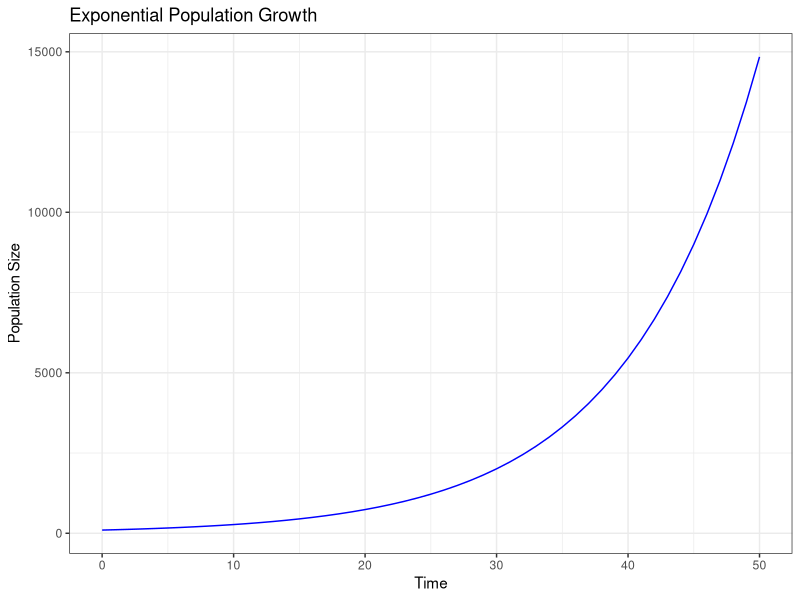
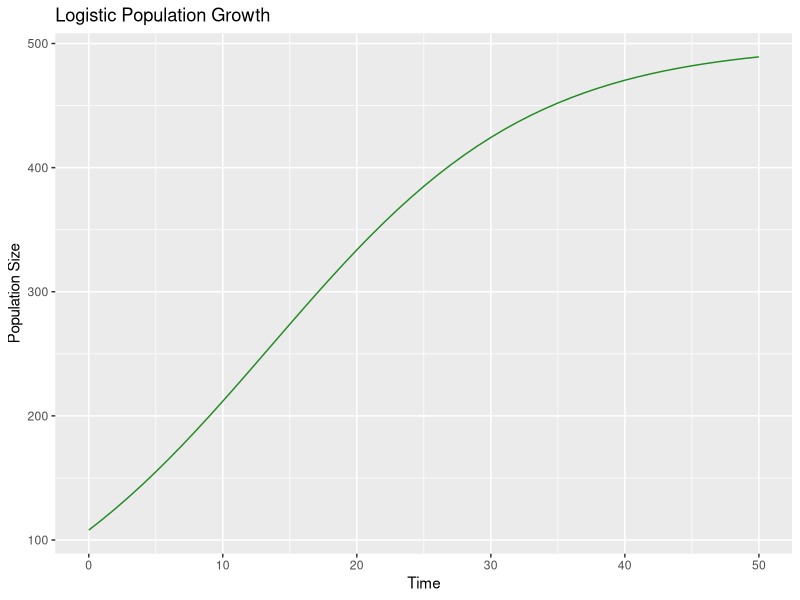
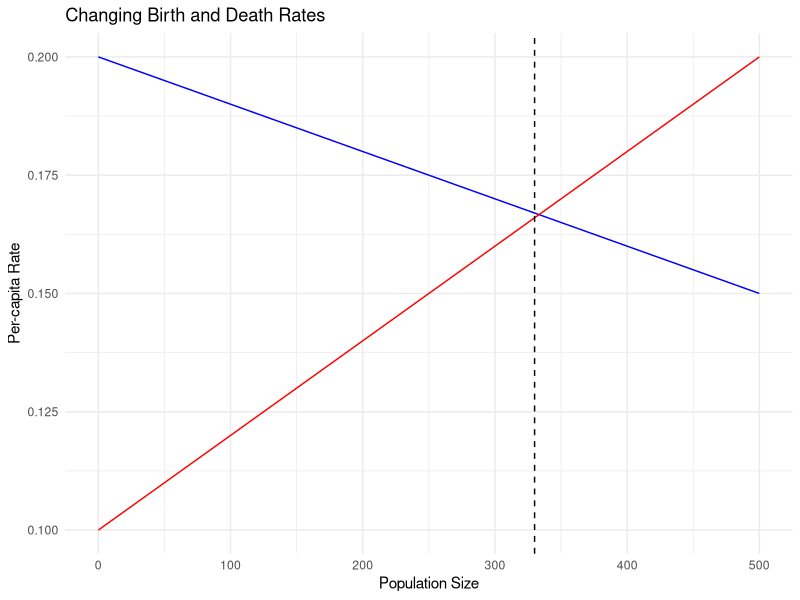

The R script that drew these images, in order:
## ---- chunk 1
library(ggplot2)
## ---- chunk 2
# Define parameters
N0 <- 100 # Initial population size
r <- 0.1 # Growth rate
time <- seq(0, 50, by = 1) # Time period

# Calculate population size
Nt <- N0 * exp(r * time)

# Create data frame
df <- data.frame(time, Nt)

# Plot
ggplot(df, aes(x = time, y = Nt)) +
  geom_line(color = "blue") +
  labs(title = "Exponential Population Growth",
       x = "Time",
       y = "Population Size") +
  theme_bw()
## ---- chunk 3
# Define parameters
K <- 500 # Carrying capacity

# Define logistic growth function
logistic_growth <- function(N, r, K) {
  r * N * (1 - (N / K))
}

# Simulate logistic growth
simulated_data <- data.frame(time = time)
simulated_data$Nt <- NA

N <- N0
for (i in 1:length(time)) {
  dNdt <- logistic_growth(N, r, K)
  N <- N + dNdt
  simulated_data$Nt[i] <- N
}

# Plot
ggplot(simulated_data, aes(x = time, y = Nt)) +
  geom_line(color = "forestgreen") +
  labs(title = "Logistic Population Growth",
       x = "Time",
       y = "Population Size")
## ---- chunk 4
# Define population size and parameters
population_size <- seq(0, 500, by = 10) # Population size
per_capita_birth_rate <- 0.2 - 0.0001 * population_size # Declining per-capita birth rate
per_capita_death_rate <- 0.1 + 0.0002 * population_size # Increasing per-capita death rate

# Calculate net growth rate (birth rate - death rate)
net_growth_rate <- per_capita_birth_rate - per_capita_death_rate

# Create data frame
df <- data.frame(population_size, per_capita_birth_rate, per_capita_death_rate)

# Find intersection point
intersection <- which.min(abs(per_capita_birth_rate - per_capita_death_rate))

# Calculate carrying capacity
carrying_capacity <- population_size[intersection]

# Plot
ggplot(df, aes(x = population_size)) +
  geom_line(aes(y = per_capita_birth_rate, color = "Per-capita Birth Rate")) +
  geom_line(aes(y = per_capita_death_rate, color = "Per-capita Death Rate")) +
  geom_vline(xintercept = carrying_capacity, linetype = "dashed", color = "black") +
  labs(title = "Changing Birth and Death Rates",
       x = "Population Size",
       y = "Per-capita Rate") +
  scale_color_manual(values = c("Per-capita Birth Rate" = "blue", "Per-capita Death Rate" = "red")) +
  theme_minimal() +
  theme(legend.position = "none")
## ---- chunk 5
# Allee effect code
